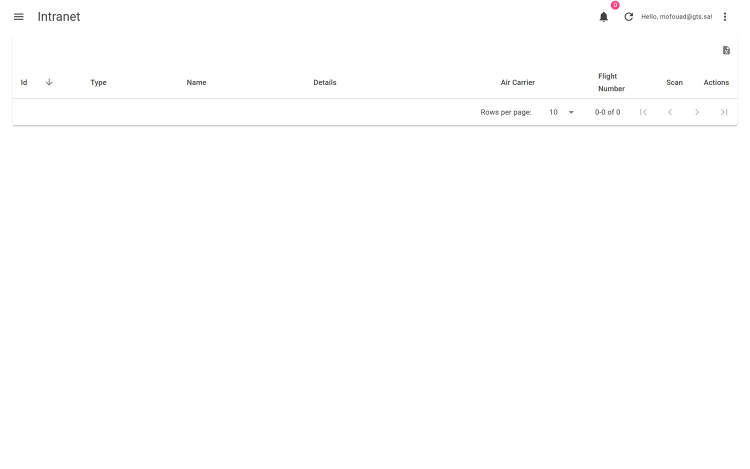
#> input picture img/page_airtickets.jpg, 1500 x 938 px, given in place of GTS Logo Horizontal.png, which was not available (shown at 1/2 size)
$ python build_captures.py
#> lines starting #> are read from the running program, lines starting #| are printed output that depends on the picture; pictures that were not available may be replaced by others from this repository, and a replacement may not be noted
"""Build img/ from the fresh Playwright captures.
- downscale, blur only genuinely-sensitive regions, regenerate thumbnails.
- writes real image FILES into img/ (not inlined base64) so handbook.html
  stays tiny and each slide's image is fetched on demand.
"""
import os
from PIL import Image, ImageFilter
import numpy as np

HERE = os.path.dirname(os.path.abspath(__file__))
CAP  = os.path.join(HERE, "captures")
IMGDIR = os.path.join(HERE, "img")
os.makedirs(IMGDIR, exist_ok=True)
W    = 1500          # page image width
TW   = 250            # thumbnail width

# capture file -> output key
MAP = {
 "login_main":"page_login_main", "login_temp":"page_login_temp",
 "dash":"page_dash_full", "myprofile":"page_myprofile", "attendance":"page_attendance",
 "joinreports":"page_joinreports", "statistics":"page_statistics", "payment":"page_payment",
 "pettycash":"page_pettycash", "businesstrips":"page_businesstrips", "tdy":"page_tdy",
 "airtickets":"page_airtickets", "exit":"page_exit", "leave":"page_leave",
 "vacations":"page_vacations", "insurance":"page_insurance", "support":"page_support",
 "performance":"page_performance",
 "req_cards":"page_req_cards", "myrequests":"page_myrequests", "otp_login":"page_otp_login",
 "form_admin":"page_form_admin", "form_insurance":"page_form_insurance",
 "form_govrelations":"page_form_govrelations", "form_other":"page_form_other",
 "form_leave":"page_form_leave", "form_chamber":"page_form_chamber",
 "pay_form":"page_pay_create", "pay_list":"page_pay_attach",
 "leave_form":"page_leave_create", "pettycash_form":"page_pettycash_create",
 "joinreports_form":"page_joinreports_create", "insurance_form":"page_insurance_create",
 "businesstrips_form":"page_businesstrips_create", "vacations_form":"page_vacations_create",
 "support_form":"page_support_create",
}
# sensitive blur rectangles (fractions of the image: l,t,r,b)
BLUR = {
 "page_myprofile":  [(0.51,0.345,0.60,0.375),(0.705,0.50,0.85,0.535)],  # phone, personal email
 "page_req_cards":       [(0.40,0.205,0.57,0.26)],                       # ID Number tile
 "page_form_admin":      [(0.20,0.3225,0.68,0.355)],                     # ID No. + Passport No. row
 "page_form_govrelations":[(0.20,0.3225,0.68,0.355),(0.20,0.3815,0.68,0.4125)], # ID No. row, Passport No. row
 "page_form_insurance":  [(0.20,0.3675,0.68,0.405)],                     # ID Number + Birth Date row
 "page_payment":    [(0.21,0.375,0.402,0.955)],                         # beneficiary + amount cols
 "page_pay_attach": [(0.21,0.375,0.402,0.955)],                         # beneficiary + amount cols (same list)
 "page_pay_create": [(0.20,0.545,0.405,0.99)],                          # list rows visible below the create dialog
 "page_statistics": [(0.10,0.725,0.21,0.775)],                          # Current Package amount only
}

def blur(im, rects):
    w,h=im.size
    for l,t,r,b in rects:
        L,T,R,B=int(l*w),int(t*h),int(r*w),int(b*h)
        if R<=L or B<=T: continue
        rad=min(28, max(8,int((B-T)*0.30)))
        reg=im.crop((L,T,R,B)).filter(ImageFilter.GaussianBlur(rad))
        im.paste(reg,(L,T))

def save(im, path, width, q=88):
    im=im.convert("RGB")
    if im.width!=width: im=im.resize((width,round(im.height*width/im.width)),Image.LANCZOS)
    im.save(path, "JPEG", quality=q, optimize=True, progressive=True)

def add(key, im):
    if key in BLUR: blur(im, BLUR[key])
    save(im, os.path.join(IMGDIR, key+".jpg"), W, 88)
    save(im, os.path.join(IMGDIR, "thumb_"+key+".jpg"), TW, 72)

# ── logo: crop the "GTS + flag" mark from the horizontal lockup (real alpha
#    already baked in) — no need to fake transparency, just tight-crop it ──
LOGO = os.path.join(HERE, "assets", "GTS Logo Horizontal.png")
lg = Image.open(LOGO).convert("RGBA")
lw, lh = lg.size
#> lw = 1500; lh = 938
mark_area = lg.crop((0, 0, min(lw, int(lw*0.50)), lh))   # left half: GTS wordmark + flag stripes, no text
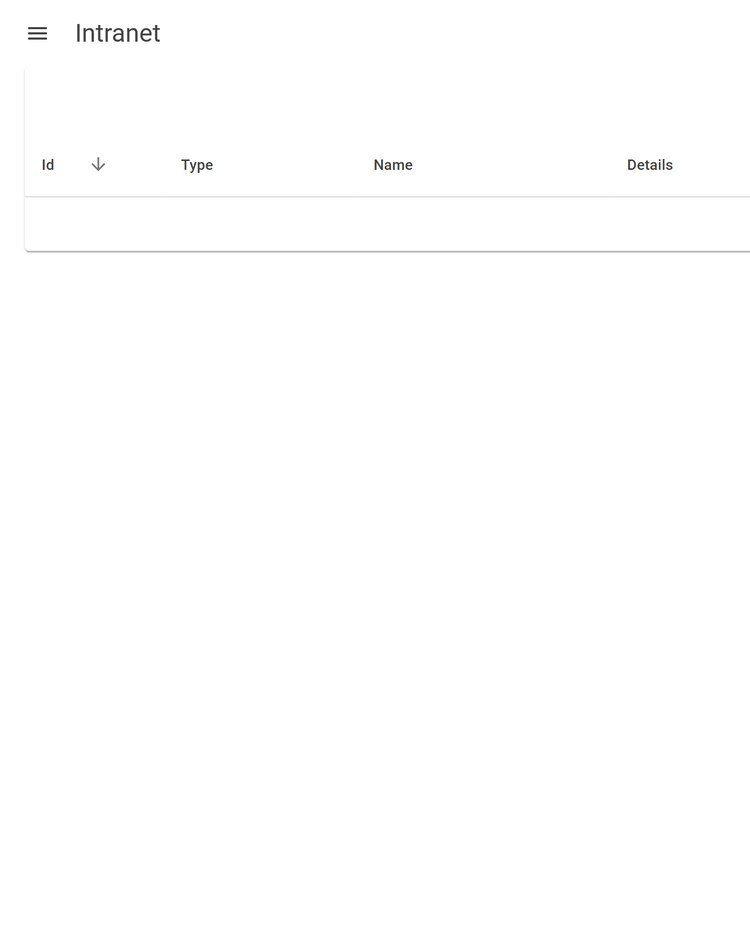
#> mark_area: PIL image 750x938 RGBA; mean R, G, B, A 254.5, 254.5, 254.5, 255
ma = np.asarray(mark_area)
mask = ma[..., 3] > 10
#> mask: shape (938, 750) bool; every value is 1
ys, xs = np.where(mask)
m = 10
bx0, bx1 = max(0, xs.min()-m), min(mark_area.width, xs.max()+m)
#> bx0 = 0; bx1 = 750
by0, by1 = max(0, ys.min()-m), min(mark_area.height, ys.max()+m)
#> by0 = 0; by1 = 938
mark = mark_area.crop((bx0, by0, bx1, by1))
pad_x, pad_y = 8, 8
chip = Image.new("RGBA", (mark.width+pad_x*2, mark.height+pad_y*2), (0,0,0,0))
#> chip: PIL image 766x954 RGBA; every value is 0
chip.paste(mark, (pad_x, pad_y), mark)
chip.save(os.path.join(IMGDIR, "logo.png"))

# ── favicon: the full wordmark is too wide to read at 32px, so use just the
#    flag-stripe block (the part right of "GTS") — compact, colorful, square-friendly ──
gap_scan = mark_area.crop((700, 0, mark_area.width, mark_area.height))
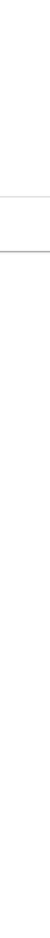
#> gap_scan: PIL image 50x938 RGBA; mean R, G, B, A 254.8, 254.8, 254.8, 255
ga = np.asarray(gap_scan)
gmask = ga[..., 3] > 10
#> gmask: shape (938, 50) bool; every value is 1
gcols = np.where(gmask.any(axis=0))[0]
#> gcols = 50 values from 0 to 49
ggaps = np.diff(gcols)
#> ggaps = 49 values from 1 to 1
split = 700 + gcols[np.argmax(ggaps)] + ggaps.max() // 2   # midpoint of the gap after "GTS"
#> split = 700
flag_area = mark_area.crop((split, 0, mark_area.width, mark_area.height))
fa = np.asarray(flag_area)
fmask = fa[..., 3] > 10
fys, fxs = np.where(fmask)
flag = flag_area.crop((fxs.min(), fys.min(), fxs.max(), fys.max()))

side = max(flag.width, flag.height)
#> side = 937
fav_pad = int(side * 0.16)
#> fav_pad = 149
fav_canvas = Image.new("RGBA", (side + fav_pad*2, side + fav_pad*2), (0,0,0,0))
#> fav_canvas: PIL image 1235x1235 RGBA; every value is 0
fav_canvas.paste(flag, (fav_pad + (side-flag.width)//2, fav_pad + (side-flag.height)//2), flag)
for size in (32, 180):
    fav_canvas.resize((size,size), Image.LANCZOS).save(os.path.join(IMGDIR, f"favicon-{size}.png"))

# regular pages
for f,key in MAP.items():
    p=os.path.join(CAP,f+".png")
    if not os.path.exists(p): print("MISSING",p); continue
#| MISSING captures/login_main.png
    add(key, Image.open(p).convert("RGB"))
    print("ok",key)

# payroll -> ONE full-page slide; blur only money figures throughout
im=Image.open(os.path.join(CAP,"payroll.png")).convert("RGB"); w,h=im.size
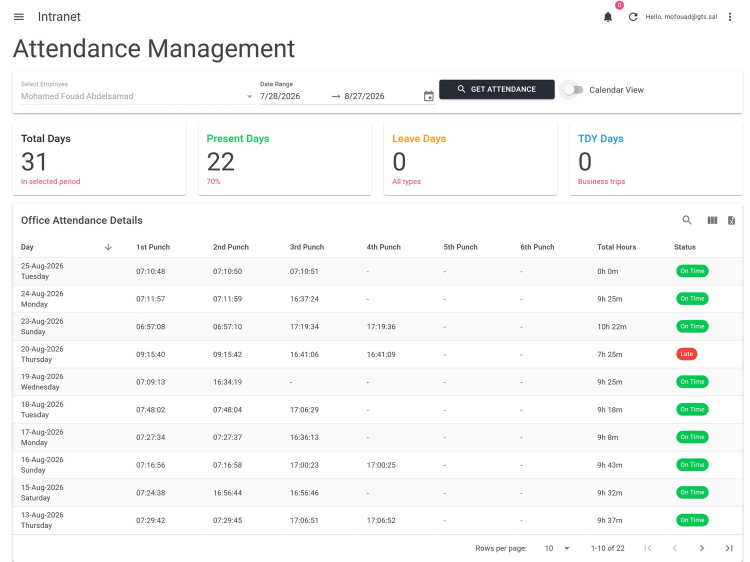
#> input picture img/page_attendance.jpg, 1500 x 1123 px, given in place of payroll.png, which was not available (shown at 1/2 size)
#> further down, im is the input picture: PIL image 1500x1123 RGB; mean R, G, B 246.6, 248, 247.1
#> after `w, h = im.size`: w = 1500; h = 1123
a=np.asarray(im.convert("L"))
def gap(target,win=220):
#> called with target = 2100, win = 220
    lo=max(1,target-win); hi=min(h-1,target+win); best=target; bs=-1
#> after `hi = min(h - 1, target + win)`: hi = 1122
    for y in range(lo,hi):
        r=a[y]; s=r.mean()-r.std()
        if s>bs: bs=s; best=y
#> after the loop, best = 2100; bs = -1
    return best
c1,c2,c3 = gap(2100), gap(4950), gap(11300)
#> c1 = 2100; c2 = 4950; c3 = 11300
def seg_rect(y0,y1,l,t,r,b):
#> called with y0 = 0, y1 = 2100, l = 0.53, t = 0.71, r = 0.96, b = 0.77
    sh=y1-y0
#> sh = 2100
    return (l, (y0+t*sh)/h, r, (y0+b*sh)/h)
payroll_blur = [
 seg_rect(0,c1,   0.53,0.71,0.96,0.77),   # package legend amounts
 seg_rect(0,c1,   0.28,0.86,0.44,0.925),  # total payable (overview card)
 seg_rect(c1,c2,  0.72,0.276,0.85,0.302), # "(20.83 SAR)" inline in Punctuality Analysis
 seg_rect(c1,c2,  0.09,0.83,0.20,0.875),  # basic daily rate
 seg_rect(c1,c2,  0.345,0.605,0.415,0.628), # lateness deduction amount
 seg_rect(c1,c2,  0.33,0.925,0.45,0.965), # full daily rate
 seg_rect(c3,h,   0.475,0.27,0.635,0.91), # summary amount column + total payable
]
#> payroll_blur = [(0.53, 1.33, 0.96, 1.44), (0.28, 1.61, 0.44, 1.73), (0.72, 2.57, 0.85, 2.64), (0.09, 3.98, 0.2, 4.09), (0.345, 3.41, 0.415, 3.46), (0.33, 4.22, 0.45, 4.32), (0.475, 7.62, 0.635, 1.82)]
blur(im, payroll_blur)
#> the loop in blur, `for l,t,r,b in rects:` made 7 passes
#> (l, t, r, b, L, T, R, B) on passes 1 to 6: (0.53, 1.33, 0.96, 1.44, 795, 1491, 1440, 1617), (0.28, 1.61, 0.44, 1.73, 420, 1806, 660, 1942), (0.72, 2.57, 0.85, 2.64, 1080, 2886, 1275, 2960), (0.09, 3.98, 0.2, 4.09, 135, 4465, 300, 4593), (0.345, 3.41, 0.415, 3.46, 517, 3824, 622, 3889), (0.33, 4.22, 0.45, 4.32, 495, 4736, 675, 4850)
#> (l, t, r, b, L, T, R, B) on pass 7: (0.475, 7.62, 0.635, 1.82, 712, 8552, 952, 2038)
#> after the loop in blur, `for l,t,r,b in rects:`: reg: PIL image 180x114 RGB; every value is 0
save(im, os.path.join(IMGDIR, "page_payroll.jpg"), W, 88)
save(im, os.path.join(IMGDIR, "thumb_page_payroll.jpg"), TW, 72)
#> call 2 of save, with path = 'img/thumb_page_payroll.jpg', width = 250, q = 72
#> in save (call 2), `if im.width!=width: im=im.resize((width,round(im.height*width/im.width..`:
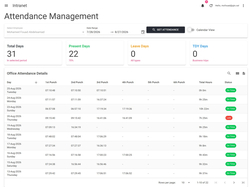
#> im: PIL image 250x187 RGB; mean R, G, B 246.3, 247.7, 246.8
print("ok page_payroll (single, full height)", h)
#| ok page_payroll (single, full height) 1123

print("done -> img/")
